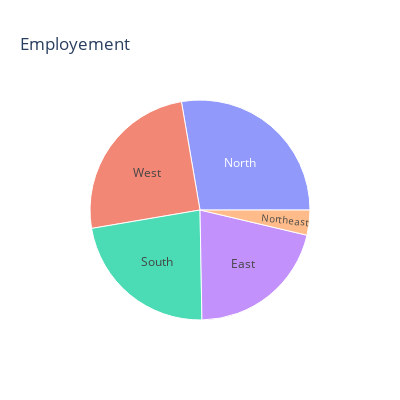

The code cell stored with this chart in its notebook:
### Code cell
unemploment = df[["Region.1",' Estimated Employed']]
figure = px.sunburst(unemploment, path=["Region.1"], 
                     values=' Estimated Employed',
                     width=400, height=400, color_continuous_scale="RdY1Gn", 
                     title="Employement")
figure.show()

### Figure 1 — Plotly figure (JSON) as saved in the notebook; plotly's stock layout.template omitted (floating-point values rounded to 4 significant figures)
{"data": [{"branchvalues": "total", "domain": {"x": [0, 1], "y": [0, 1]}, "hovertemplate": "labels=%{label}<br> Estimated Employed=%{value}<br>parent=%{parent}<br>id=%{id}<extra></extra>", "ids": ["East", "North", "Northeast", "South", "West"], "labels": ["East", "North", "Northeast", "South", "West"], "name": "", "parents": ["", "", "", "", ""], "type": "sunburst", "values": [784094676, 1032726546, 137450010, 842435360, 931175636]}], "layout": {"height": 400, "legend": {"tracegroupgap": 0}, "title": {"text": "Employement"}, "width": 400}}
